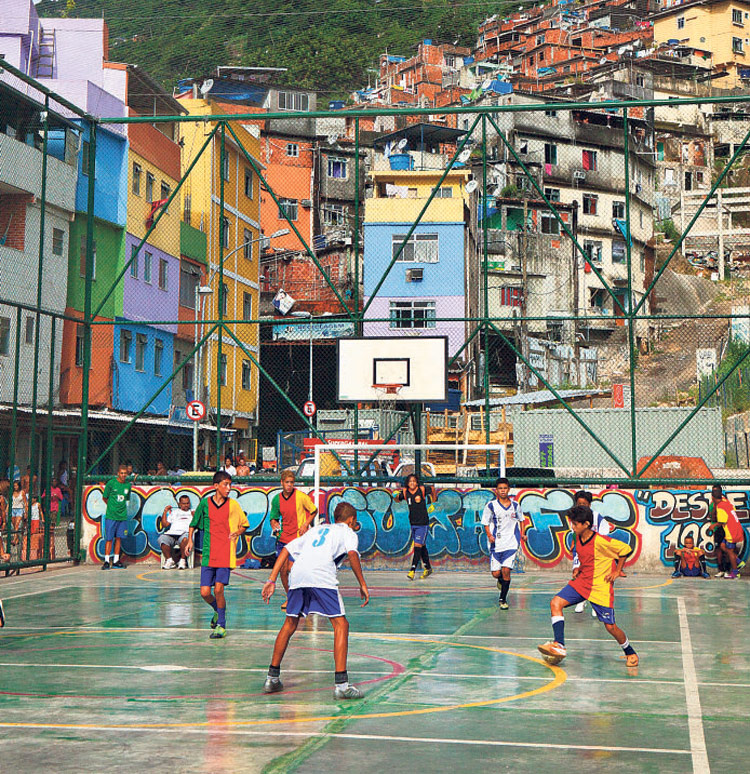
#> input picture favela.jpg, 750 x 774 px, found by its file name
$ python colores.py
#> lines starting #> are read from the running program, lines starting #| are printed output that depends on the picture; long printed decimals are rounded
import cv2
import numpy as np

# Cargar imagen
img = cv2.imread("reto_1/Reto_3/favela.jpg")  # Leer en formato BGR (no RGB)
#> img is the input picture: shape (774, 750, 3); mean B, G, R 118.3, 132.1, 132.2
print("Forma de la imagen (alto, ancho, canales):", img.shape)
#| Forma de la imagen (alto, ancho, canales): (774, 750, 3)


# Definir las regiones de interés (ROIs)
roi1 = img[270:280, 432:442]  # Zona 1
roi2 = img[200:210, 377:387]  # Zona 2
roi3 = img[246:256, 98:108]    # Zona 3
roi4 = img[349:359, 93:103]    # Zona 4
roi5 = img[510:520, 410:420]   # Zona 5
roi6 = img[515:530, 201:234]   # Zona 6 (heterogénea)

def analizar_roi(roi, nombre, scale_factor=20):
#> called with roi = array of shape (10, 10, 3), nombre = 'ROI 1 (Azul claro)', scale_factor = 20
    media = np.mean(roi, axis=(0, 1))  # Media por canal BGR
#> media = [229.1, 200.1, 150.2]
    std = np.std(roi, axis=(0, 1))     # Desviación estándar BGR
#> std = [10.8, 10.14, 13.25]
    print(f"\n{nombre}:")
    print(f"  Media (B, G, R): {media}")
#|   Media (B, G, R): [229.06 200.09 150.16]
    print(f"  Desviación estándar (B, G, R): {std}")
#|   Desviación estándar (B, G, R): [10.802 10.140 13.246]

    # Redimensionar la ROI para visualización (aumentar tamaño)
    roi_resized = cv2.resize(
        roi,
        None,
        fx=scale_factor,
        fy=scale_factor,
        interpolation=cv2.INTER_NEAREST  # Mantiene bordes nítidos (sin difuminar)
    )
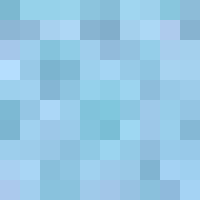
#> roi_resized: shape (200, 200, 3); mean of channels 0, 1, 2 229.1, 200.1, 150.2; drawn as B, G, R

    cv2.imshow(nombre, roi_resized)
    cv2.waitKey(0)
    cv2.destroyAllWindows()
# Analizar y mostrar cada ROI
analizar_roi(roi1, "ROI 1 (Azul claro)")
analizar_roi(roi2, "ROI 2 (Amarillo)")
#> call 2 of analizar_roi, with roi = array of shape (10, 10, 3), nombre = 'ROI 2 (Amarillo)', scale_factor = 20
#> in analizar_roi (call 2), `media = np.mean(roi, axis=(0, 1))`: media = [165.8, 229.5, 247]
#> in analizar_roi (call 2), `std = np.std(roi, axis=(0, 1))`: std = [12.18, 9.42, 8.22]
#|   Media (B, G, R): [165.8  229.52 247.04]
#|   Desviación estándar (B, G, R): [12.184  9.423  8.219 ]
#> in analizar_roi (call 2), `roi_resized = cv2.resize( roi, None, fx=scale_factor, fy=scale_factor,..`:
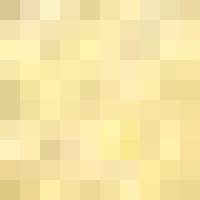
#> roi_resized: shape (200, 200, 3); mean of channels 0, 1, 2 165.8, 229.5, 247; drawn as B, G, R
analizar_roi(roi3, "ROI 3 (Verde)")
#> call 3 of analizar_roi, with roi = array of shape (10, 10, 3), nombre = 'ROI 3 (Verde)', scale_factor = 20
#> in analizar_roi (call 3), `media = np.mean(roi, axis=(0, 1))`: media = [70.83, 121.9, 63.51]
#> in analizar_roi (call 3), `std = np.std(roi, axis=(0, 1))`: std = [6.62, 6.71, 7.99]
#|   Media (B, G, R): [ 70.83 121.9   63.51]
#|   Desviación estándar (B, G, R): [6.620 6.713  7.986 ]
#> in analizar_roi (call 3), `roi_resized = cv2.resize( roi, None, fx=scale_factor, fy=scale_factor,..`:
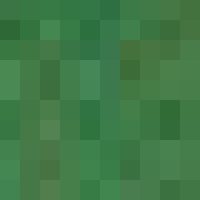
#> roi_resized: shape (200, 200, 3); mean of channels 0, 1, 2 70.8, 121.9, 63.5; drawn as B, G, R
analizar_roi(roi4, "ROI 4 (Naranja)")
#> call 4 of analizar_roi, with roi = array of shape (10, 10, 3), nombre = 'ROI 4 (Naranja)', scale_factor = 20
#> in analizar_roi (call 4), `media = np.mean(roi, axis=(0, 1))`: media = [63.61, 103.6, 204.9]
#> in analizar_roi (call 4), `std = np.std(roi, axis=(0, 1))`: std = [8.89, 8.42, 12.46]
#|   Media (B, G, R): [ 63.61 103.63 204.95]
#|   Desviación estándar (B, G, R): [ 8.894  8.423 12.465]
#> in analizar_roi (call 4), `roi_resized = cv2.resize( roi, None, fx=scale_factor, fy=scale_factor,..`:
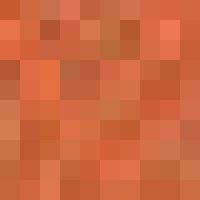
#> roi_resized: shape (200, 200, 3); mean of channels 0, 1, 2 63.6, 103.6, 204.9; drawn as B, G, R
analizar_roi(roi5, "ROI 5 (Negro)")
#> in analizar_roi (call 5), `media = np.mean(roi, axis=(0, 1))`: media = [36.92, 28.29, 25.51]
#> in analizar_roi (call 5), `std = np.std(roi, axis=(0, 1))`: std = [6.69, 7.23, 7.65]
#|   Media (B, G, R): [36.92 28.29 25.51]
#|   Desviación estándar (B, G, R): [6.693  7.234 7.650]
#> in analizar_roi (call 5), `roi_resized = cv2.resize( roi, None, fx=scale_factor, fy=scale_factor,..`:
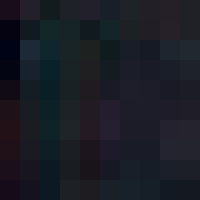
#> roi_resized: shape (200, 200, 3); mean of channels 0, 1, 2 36.9, 28.3, 25.5; drawn as B, G, R
analizar_roi(roi6, "ROI 6 (Mezcla)")
#> in analizar_roi (call 6), `media = np.mean(roi, axis=(0, 1))`: media = [61.19, 96.27, 176.2]
#> in analizar_roi (call 6), `std = np.std(roi, axis=(0, 1))`: std = [12.73, 50.3, 92.72]
#|   Media (B, G, R): [ 61.190  96.267 176.196 ]
#|   Desviación estándar (B, G, R): [12.729  50.297 92.724]
#> in analizar_roi (call 6), `roi_resized = cv2.resize( roi, None, fx=scale_factor, fy=scale_factor,..`:
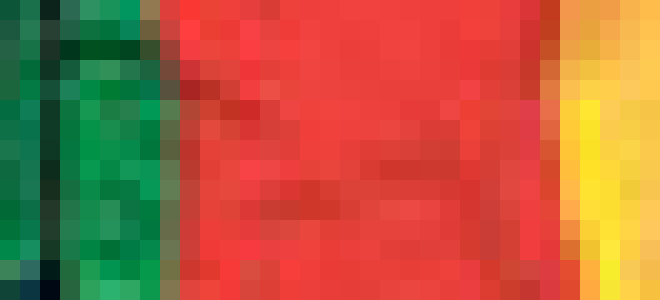
#> roi_resized: shape (300, 660, 3); mean of channels 0, 1, 2 61.2, 96.3, 176.2; drawn as B, G, R
